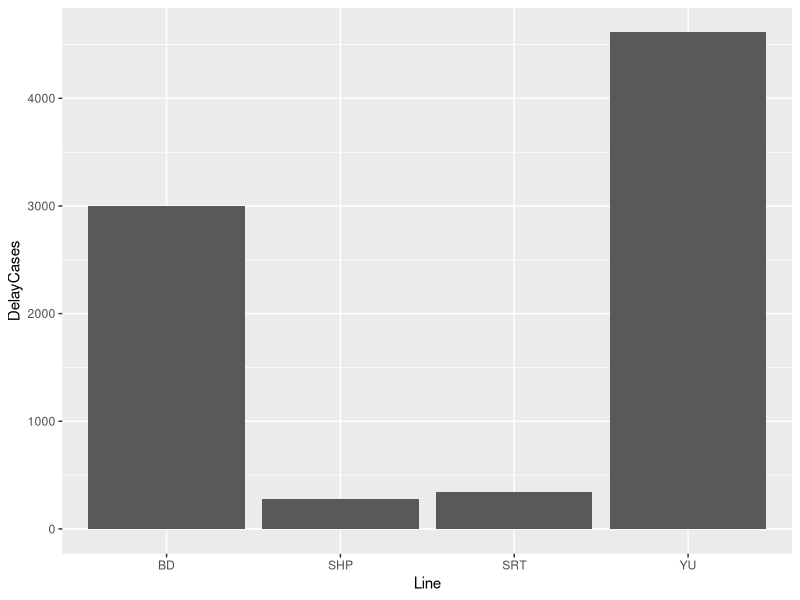

Source code (R):
## ---- chunk 1
#| include: false
#| warning: false
#| message: false

library(tidyverse)
library(here)
library(kableExtra)
library(ggplot2)
# Acquiring the cleaned delay data
delay_data <- read_csv(file=here("outputs/data/analysis_data.csv"))
## ---- chunk 2
#| label: tbl-data-sample
#| tbl-cap: "The first five rows from the cleaned TTC metro delay data"
#| echo: false
#| warning: false
#| render: asis
#| 
delay_data |>
  mutate_if(is.numeric, round, digits = 2)|>
  head(5) |>
  kable()
## ---- chunk 3
#| label: fig-delay-by-line
#| fig-cap: "Delay by line"
#| echo: false
#| warning: false
#| render: asis
#| 
delaybyline <-
  delay_data |>
  group_by(Line) %>%
  summarise(Mean_Delay = mean(Min_Delay),DelayCases = n()) |>
  filter(DelayCases > 100) |>
  arrange(-DelayCases)
ggplot(data=delaybyline, aes(x=Line, y=DelayCases)) +
  geom_bar(stat="identity")
## ---- chunk 4
#| label: tbl-delay-by-reason
#| tbl-cap: "Delay by reason"
#| echo: false
#| warning: false
#| render: asis
cleaned_data <- read_csv(file=here("outputs/data/analysis_data.csv"))
cleaned_data$Code[cleaned_data$Code == 'SUDP'] <- 'Disorderly Patron'
cleaned_data$Code[cleaned_data$Code == 'MUPAA'] <- 'Passenger Assistance Alarm Activated - No Trouble Found'
cleaned_data$Code[cleaned_data$Code == 'PUOPO'] <- 'OPTO (COMMS) Train Door Monitoring'
cleaned_data$Code[cleaned_data$Code == 'SUO'] <- 'Passenger Other'
cleaned_data$Code[cleaned_data$Code == 'MUIR'] <- 'Injured or ill Customer (On Train) - Medical Aid Refused'
cleaned_data$Code[cleaned_data$Code == 'SUUT'] <- 'Unauthorized at Track Level'
cleaned_data$Code[cleaned_data$Code == 'MUSAN'] <- 'Unsanitary Vehicle'
cleaned_data$Code[cleaned_data$Code == 'MUI'] <- 'Injured or ill Customer (On Train) - Transported'
cleaned_data$Code[cleaned_data$Code == 'MUATC'] <- 'ATC Project'
cleaned_data$Code[cleaned_data$Code == 'TUO'] <- 'Transportation Department - Other'
cleaned_data$Code[cleaned_data$Code == 'EUDO'] <- 'Door Problems - Faulty Equipment'
cleaned_data$Code[cleaned_data$Code == 'MUO'] <- 'Miscellaneous Other'
cleaned_data$Code[cleaned_data$Code == 'SUAP'] <- 'Assault / Patron Involved'
cleaned_data$Code[cleaned_data$Code == 'SUEAS'] <- 'Emergency Alarm Station Activation'
cleaned_data$Code[cleaned_data$Code == 'MUDD'] <- 'Door Problems - Debris Related'
cleaned_data$Code[cleaned_data$Code == 'MUTO'] <- 'Misc. Transportation Other - Employee Non-Chargeable'


cleaned_data %>%
  group_by(Code) %>% 
  summarise(Mean_Delay = mean(Min_Delay),n = n()) %>%
  arrange(-n) %>%
  mutate_if(is.numeric, round, digits = 2)|>
  filter(n>100)%>%
  kable()
